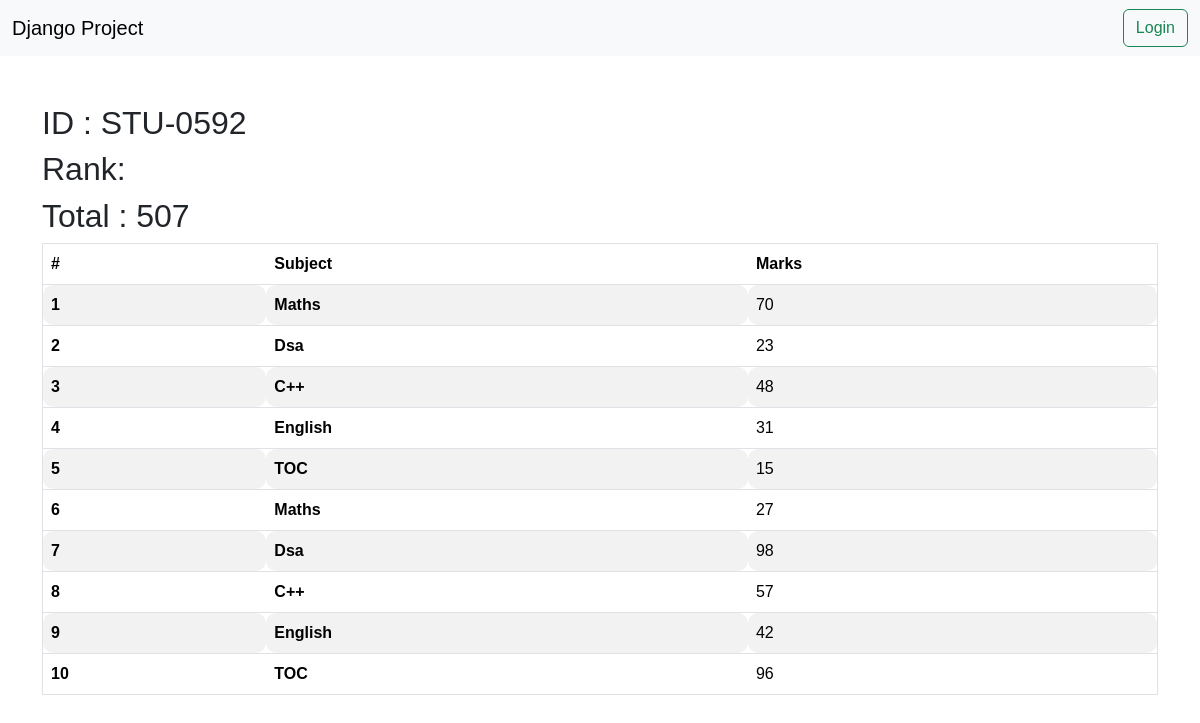
/reports/see_marks/STU-0592/, run on the app's committed database.
### vege/models.py (models this page shows, shortened)
class SubjectMarks(models.Model):
    student = models.ForeignKey(Student , on_delete=models.CASCADE , related_name="studentmarks")
    subject = models.ForeignKey(Subject , on_delete=models.CASCADE)
    marks = models.IntegerField()
    class Meta :
        unique_together = ['student' , 'subject']

class Subject(models.Model):
    subject = models.CharField(max_length=100)

### vege/views.py (the view)
# urls.py: path('reports/see_marks/<S_Id>/' , see_marks , name='see_marks'),
def see_marks(request , S_Id):
    queryset = SubjectMarks.objects.filter(student__S_Id__S_Id = S_Id)
    total_marks = queryset.aggregate(total_marks = Sum('marks'))
    return render(request , 'reports/see_marks.html' , {'queryset' : queryset , 'total_marks' : total_marks , 'Id':S_Id})

### vege/templates/reports/see_marks.html
{% extends "base.html"%}
{%block start%}
<div class="container mt-5">
    <h2>ID : {{Id}}</h2>
    <h2>Rank:</h2>
    <h2>Total : {{total_marks.total_marks}}</h2>
    <table class="table table-striped border">
        <thead>
          <tr>
            <th scope="col">#</th>
            <th scope="col">Subject</th>
            <th scope="col">Marks</th>
          </tr>
        </thead>
        <tbody>
            {% for marks in queryset %}
          <tr>
            <th scope="row">{{forloop.counter}}</th>
            <td><b>{{marks.subject.subject}}</b></td>
            <td>{{marks.marks}}</td>
          </tr>
          {% endfor %}
        </tbody>
      </table>
</div>
  {% endblock %}

### home/templates/base.html (style rules this page uses)
table , th , td { border-radius: 10px; padding: 10px; }
* { font-family: Nunito, sans-serif; }
*, *:before, *:after { -moz-box-sizing: border-box; -webkit-box-sizing: border-box; box-sizing: border-box; }
body { margin: 0; }

### data on the page
SubjectMarks: subject.subject "Maths", marks "70"
SubjectMarks: subject.subject "Dsa", marks "23"
SubjectMarks: subject.subject "C++", marks "48"
SubjectMarks: subject.subject "English", marks "31"
SubjectMarks: subject.subject "TOC", marks "15"
SubjectMarks: subject.subject "Maths", marks "27"
SubjectMarks: subject.subject "Dsa", marks "98"
SubjectMarks: subject.subject "C++", marks "57"
SubjectMarks: subject.subject "English", marks "42"
SubjectMarks: subject.subject "TOC", marks "96"

### other printed values
{{ Id }} "STU-0592"
{{ total_marks.total_marks }} "507"
